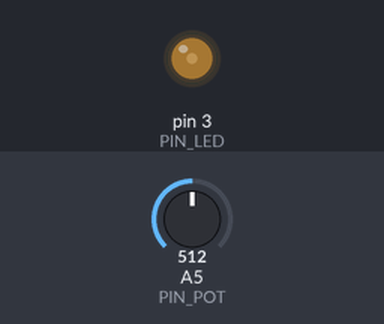
The sketch below on a simulated Arduino Uno, built with avr-gcc and run on an emulated ATmega328P. On the bench: output pins drawn as LEDs (lit = HIGH). The test bench sets the inputs (shaded band); at power-on: A5 (PIN_POT) = 512.

Above: at 1.2 s.
1.3 s: A5 (PIN_POT) set to 716
At 2.5 s:
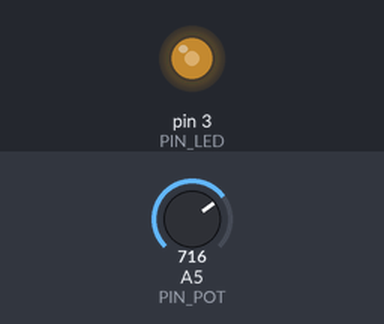
2.8 s: A5 (PIN_POT) set to 900
At 4.0 s:
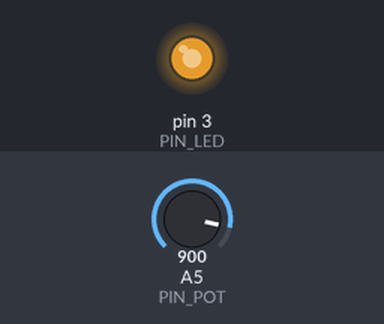
4.3 s: A5 (PIN_POT) set to 0
At 5.3 s:
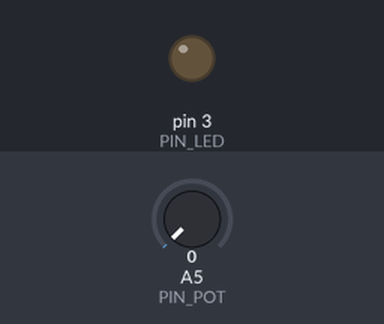
5.8 s: A5 (PIN_POT) set to 57
7.3 s: A5 (PIN_POT) set to 71
At 8.7 s:
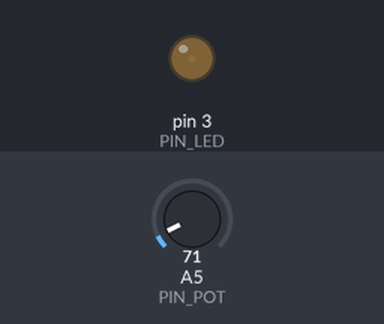
Timing chart, 0 to 9.8 s (numbered marks = the images above; inputs shaded):
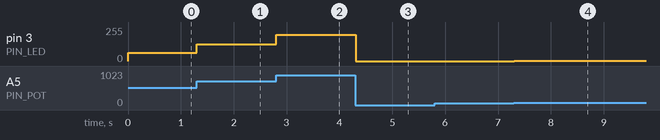

The sketch:

Espantacuco.ino
```cpp
/*
  ==========================================================
   ESPANTACUCO  (Nivel 1)
   El potenciometro regula la intensidad de la luz del LED.
  ==========================================================
   Conexiones (segun el plano):
     Potenciometro: pata del medio -> A5
                    patas de los lados -> 5V y GND
     LED (con resistor) -> pin 3 (pin PWM "~")
  ==========================================================
*/

const int PIN_POT = A5;
const int PIN_LED = 3;   // tiene que ser PWM (~): 3, 5, 6, 9, 10 u 11

void setup() {
  pinMode(PIN_LED, OUTPUT);
}

void loop() {
  int lectura = analogRead(PIN_POT);   // 0 .. 1023

  // Curva cuadratica: el ojo no ve el brillo de forma lineal,
  // asi la perilla se siente pareja en todo su recorrido.
  long brillo = (long)lectura * lectura / 4100;   // 0 .. 255
  if (brillo > 255) brillo = 255;

  analogWrite(PIN_LED, (int)brillo);
  delay(10);
}
```

Measured:
- after the input at 1.3 s, pin 3 (PIN_LED): 63/255 → 125/255 at once
- after the input at 2.8 s, pin 3 (PIN_LED): 125/255 → 197/255 at once
- after the input at 4.3 s, pin 3 (PIN_LED): 197/255 → 0/255 at once
- after the input at 5.8 s, every drawn part: stays the same
- after the input at 7.3 s, pin 3 (PIN_LED): 0/255 → 1/255 at once
